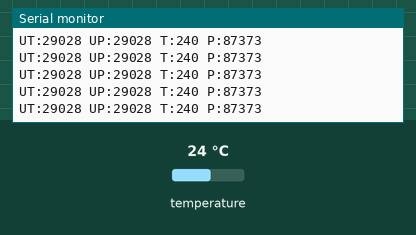
A sketch run on a simulated Arduino Uno, built with avr-gcc and run on an emulated ATmega328P. Shown: the last lines printed to the serial monitor. Wiring (inferred from the names in the program): BMP180 pressure sensor at I2C address 0x77. The test bench sets the inputs (shaded band); at power-on: temperature 24 °C.

Above: at 1.2 s.
1.3 s: temperature set to 12 °C
At 1.6 s:
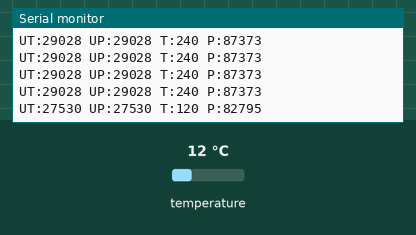
4.3 s: temperature set to 19 °C
At 4.45 s:
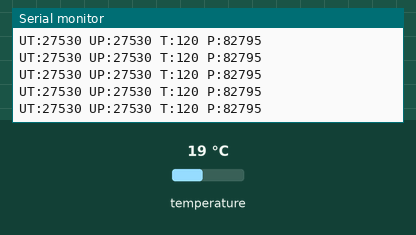
Timing chart, 0 to 7.3 s (numbered marks = the images above; inputs shaded):
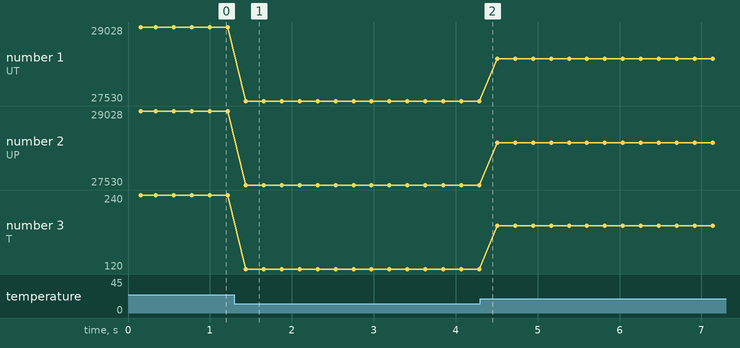

Measured:
- after the input at 1.3 s, the serial monitor: prints a new line after 0.14 s (image 1)
- plotted number 1: 29028 → 27530 after the input at 1.3 s, 27530 → 28389 after the input at 4.3 s
- plotted number 2: 29028 → 27530 after the input at 1.3 s, 27530 → 28389 after the input at 4.3 s
- plotted number 3: 240 → 120 after the input at 1.3 s, 120 → 190 after the input at 4.3 s

The sketch:

bmp085.ino
```cpp
/*============================================================================*/
/* bmp085.ino - Lawrence Cushman and Andrew Simpson, 2013.
/*              - github: lawrencecushman
/*
/*  This arduino sketch reads and displays temperature and pressure data from
/*  the bmp085 barometer.
/*
/*============================================================================*/

#include <Wire.h>

#define DEVICE_ADDRESS 0x77 // Slave Address

#define READ_TEMP        0x2E // Temperature option
#define READ_PRESSURE    0x34 // Pressure option

/*----------------------------------------------------------------------------*/
//  REGISTER MAPPING
#define CTRL_REG      0xF4 // Control register for output (temp or pressure)
#define OUTPUT_REG_H  0xF6 // Data output MSB
#define OUTPUT_REG_L  0xF7 // Data output LSB
#define OUTPUT_REG_XL 0xF8 // Data output XLSB (used in high-res mode)

//  Calibration Coefficients - The following hold the 11 16-bit coefficients
//    that are specific to your individual chip. The coefficients
//    are used to help calculate pressure and temperature. They need only be
//    read once at the beginning of operation
#define AC_1H   0xAA
#define AC_2H   0xAC
#define AC_3H   0xAE
#define AC_4H   0xB0
#define AC_5H   0xB2
#define AC_6H   0xB4
#define B_1H    0xB6
#define B_2H    0xB8
#define MB_H    0xBA
#define MC_H    0xBC
#define MC_H    0xBE

const unsigned char oss = 0; // I2C slave address for bmp085

// Calibration values
int ac1;
int ac2;
int ac3;
unsigned int ac4;
unsigned int ac5;
unsigned int ac6;
int b1;
int b2;
int mb;
int mc;
int md;

void setup(){
  Wire.begin();          // set up I2C
  Serial.begin(9600);
  getCalibrationCoefficients();
  printCalibrationData();
}

void loop() {
  unsigned int temperature;
  long pressure;

  updateBaroValues(&temperature, &pressure); // set pressure and temperature

  delay(200);
}

void updateBaroValues(unsigned int* t, long* p){
  long x1, x2, x3, b3, b5, b6;
  unsigned long b4, b7;

  // Read uncompensated temperature value
  writeRegister(0xF4,0x2E);
  delay(5);
  unsigned int ut = ((int)readRegister(0xF6) << 8) | readRegister(0xF7);

  // Read uncompensated puessure data
  writeRegister(0xF4,0x2E);
  delay(10);
  unsigned long up = (((unsigned long)readRegister(0xF6) << 16) | ((unsigned long)readRegister(0xF7) << 8) |
                  (unsigned long)readRegister(0xF8)) >> (8 - oss);


  // Calculate true temperature
  x1 = (((long)ut - (long)ac6)*(long)ac5) >> 15;
  x2 = ((long)mc << 11)/(x1 + md);
  b5 = x1 + x2;
  *t = (b5 + 8)>> 4;

  // Calculate true pressure
  x1 = (b2 * (b6 * b6)>>12)>>11;
  x2 = (ac2 * b6)>>11;
  x3 = x1 + x2;
  b3 = (((((long)ac1)*4 + x3)<<oss) + 2)>>2;

  // Calculate B4
  x1 = (ac3 * b6)>>13;
  x2 = (b1 * ((b6 * b6)>>12))>>16;
  x3 = ((x1 + x2) + 2)>>2;
  b4 = (ac4 * (unsigned long)(x3 + 32768))>>15;

  b7 = ((unsigned long)(up - b3) * (50000>>oss));
  if (b7 < 0x80000000)
    *p = (b7<<1)/b4;
  else
    *p = (b7/b4)<<1;

  x1 = (*p>>8) * (*p>>8);
  x1 = (x1 * 3038)>>16;
  x2 = (-7357 * *p)>>16;
  *p += (x1 + x2 + 3791)>>4;

  Serial.print("UT:");
  Serial.print(ut);
  Serial.print(" UP:");
  Serial.print(up);
  Serial.print(" T:");
  Serial.print(*t);
  Serial.print(" P:");
  Serial.println(*p);


}

// Write to Register
//  Writes a byte to a single register.
// Arguments:
//  reg   - the register's 7 bit address
//  value - the value to be stored in the register
// Returns:
//  indicates the status of the transmission via endTransmission():
//    0:success
//    1:data too long to fit in transmit buffer
//    2:received NACK on transmit of address
//    3:received NACK on transmit of data
//    4:other error
int writeRegister(int reg, byte value) {
  Wire.beginTransmission(DEVICE_ADDRESS);
  Wire.write(reg);
  Wire.write(value);
  return Wire.endTransmission();
}


// Read Register
//  Reads data from a single register
// Arguments:
//  reg - the register to read from
// Returns:
//  The data stored in reg
byte readRegister(int reg){
  Wire.beginTransmission(DEVICE_ADDRESS);
  Wire.write(reg);
  Wire.endTransmission();

  Wire.requestFrom(DEVICE_ADDRESS,1);
  while(Wire.available() < 1){}
  return Wire.read();
}


// Setup Barometer
//  Sets up the barometer's control registers.
//  To take advantage of this function, toggle the bits based on your needs. The
//  default values for each control register are 0b00000000.
//  For more information, see pg.29 of the documentation.
void setupBarometer() {
  getCalibrationCoefficients();
}


// Get Calibration Coefficients
//  Reads the calibration coefficiets form the bmp085's EEPROM and sets their
//  respective variables
void getCalibrationCoefficients(){
  byte byteArray[22];

  // store value inside AC_1H and the next 21 register's values inside byteArray
  readSequentialRegisters(AC_1H, byteArray, 22);

  ac1 = (byteArray[0]  << 8 ) | byteArray[1];
  ac2 = (byteArray[2]  << 8 ) | byteArray[3];
  ac3 = (byteArray[4]  << 8 ) | byteArray[5];
  ac4 = (byteArray[6]  << 8 ) | byteArray[7];
  ac5 = (byteArray[8]  << 8 ) | byteArray[9];
  ac6 = (byteArray[10] << 8 ) | byteArray[11];
  b1  = (byteArray[12] << 8 ) | byteArray[13];
  b2  = (byteArray[14] << 8 ) | byteArray[15];
  mb  = (byteArray[16] << 8 ) | byteArray[17];
  mc  = (byteArray[18] << 8 ) | byteArray[19];
  md  = (byteArray[20] << 8 ) | byteArray[21];
}

// Read Sequential Registers
//  Reads multiple registers with adjacent addresses. This function takes
//  advantage of I2C's repeated start mechanism, which avoids unnecessary start
//  conditions and acknowklegements.
// Arguments:
//  firstReg  - the address of the first register to be read.
//  byteArray - a pointer to the array the read values will be stored to
//  n         - the size of byteArray
void readSequentialRegisters(byte firstReg, byte* byteArray, int n){
  Wire.beginTransmission(DEVICE_ADDRESS);
  Wire.write(firstReg); // read First Register | Auto-Increment
  Wire.endTransmission();

  Wire.requestFrom(DEVICE_ADDRESS, n);
  while(Wire.available() < n){}
  for (int i=0; i<n; i++){
    byteArray[i] = Wire.read();
  }
}

// Print Calibration Data
//  Prints the Calibration data stored in the bmp085's EEPROM
void printCalibrationData(){
  Serial.println("========== Calibration Data ==========");
  Serial.print("AC1:"); Serial.print(ac1); Serial.print(", ");
  Serial.print("AC2:"); Serial.print(ac2); Serial.print(", ");
  Serial.print("AC3:"); Serial.print(ac3); Serial.print(", ");
  Serial.print("AC4:"); Serial.print(ac4); Serial.print(", ");
  Serial.print("AC5:"); Serial.print(ac5); Serial.print(", ");
  Serial.print("AC6:"); Serial.println(ac6);

  Serial.print("B1:"); Serial.print(b1); Serial.print(", ");
  Serial.print("B2:"); Serial.print(b2); Serial.print(", ");
  Serial.print("MB:"); Serial.print(mb); Serial.print(", ");
  Serial.print("MC:"); Serial.print(mc); Serial.print(", ");
  Serial.print("MD:"); Serial.println(md);
}
```
